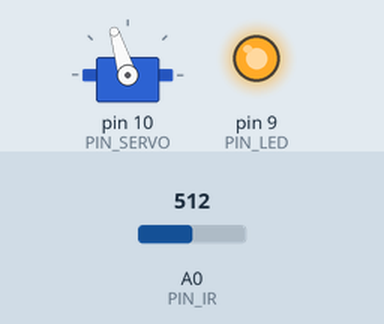
Simulated run of this sketch. Board: Arduino Uno, built with avr-gcc and run on an emulated ATmega328P. Shown: servo, output pins drawn as LEDs (lit = HIGH). Inputs (shaded band) come from the test bench; at power-on: A0 (PIN_IR) = 512. What the sketch prints to the serial monitor is not drawn.

Above: at 0.1 s.
Timing chart, 0 to 1.6 s (numbered marks = the images above):
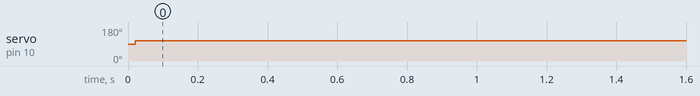

Measured:
- by itself, servo on pin 10 (PIN_SERVO): 90° → 107° at 0.02 s

The sketch:

21_bbc_20203050.ino
```cpp
// Arduino pin assignment
#define PIN_IR A0
#define PIN_LED 9
#include <Servo.h>
#define PIN_SERVO 10
Servo myservo;

void setup() {
// initialize GPIO pins
  pinMode(PIN_LED,OUTPUT);
  digitalWrite(PIN_LED, 1);

// initialize serial port
  Serial.begin(57600);
  myservo.attach(PIN_SERVO);

}

float ir_distance(void){ // return value unit: mm
  float val;
  float volt = float(analogRead(PIN_IR));
  val = ((6762.0/(volt-9.0))-4.0) * 10.0;
  return val;
}

void loop() {
  float raw_dist = ir_distance();
  Serial.print("min:0,max:500,dist:");
  Serial.println(raw_dist);
  delay(20);

  if (raw_dist < 815) {
    myservo.writeMicroseconds(1650); }
  else if (raw_dist >= 815) {
    myservo.writeMicroseconds(1350);
  }
}
```
